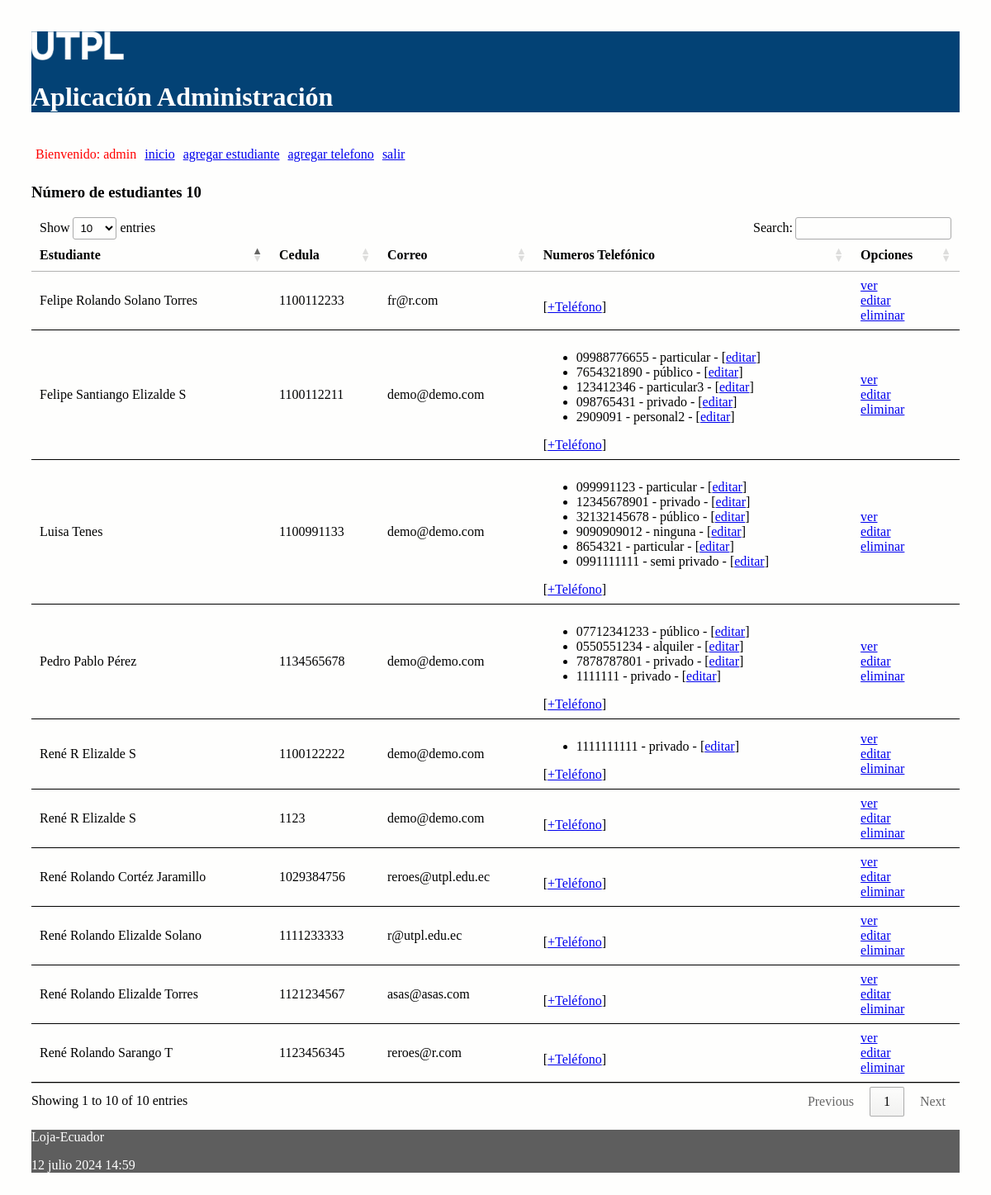
The app's page / (signed in) with its own data.
### administrativo/models.py (models this page shows, shortened)
class Estudiante(models.Model):
    nombre = models.CharField(max_length=30)
    apellido = models.CharField(max_length=30)
    cedula = models.CharField(max_length=30, unique=True)
    correo = models.EmailField()

class NumeroTelefonico(models.Model):
    telefono = models.CharField(max_length=100)
    tipo = models.CharField(max_length=100)
    estudiante = models.ForeignKey(Estudiante, on_delete=models.CASCADE,
            related_name="numeros_telefonicos")

### administrativo/views.py (the view)
# urls.py: path('', views.index, name='index'),
def index(request):
    estudiantes = Estudiante.objects.all()
    informacion_template = {'estudiantes': estudiantes, 'numero_estudiantes': len(estudiantes)}
    return render(request, 'index.html', informacion_template)

### administrativo/templates/index.html (shortened to what this page needs)
{% extends "master.html" %}
{% block content %}
<h3>Número de estudiantes {{ numero_estudiantes }}</h3>
<table id="tabla_datos">
  <thead>
    <tr>
      <th>Estudiante</th>
      <th>Cedula</th>
      <th>Correo</th>
      <th>Numeros Telefónico </th>
      <th>Opciones</th>
    </tr>
  </thead>
  {% for e in estudiantes %}
  <tr>
    <td> {{e.nombre}} {{e.apellido}}</td>
    <td> {{e.cedula}}</td>
    <td> {{e.correo}}</td>
    <td>
      <ul>
        {% for t in e.numeros_telefonicos.all %}
          <li>
            <span>{{t.telefono}} - {{t.tipo}} - [<a href="{% url 'editar_numero_telefonico' t.id %}">editar</a>] </span>
          </li>
        {% endfor %}
      </ul>
        [<a href="{% url 'crear_numero_telefonico_estudiante' e.id%}">+Teléfono</a>]
    </td>
    <td> <a href="{% url 'obtener_estudiante' e.id %}">ver</a> <br>
      <a href="{% url 'editar_estudiante' e.id %}">editar</a> <br>
      <a href="{% url 'eliminar_estudiante' e.id %}"
      onclick="return confirm('¿Está seguro de la eliminación?')" >
      eliminar</a>
    </td>
  </tr>
  {% endfor %}
</table>
{% endblock %}

### administrativo/templates/master.html (shortened to what this page needs)
<!DOCTYPE html>
<html>
  <head>
    {% load static %}
    <link rel="stylesheet" type="text/css" href="{% static 'css/estilos.css' %}">
    <link rel="stylesheet" type="text/css" href="https://cdn.datatables.net/1.10.25/css/jquery.dataTables.min.css">
  </head>
  <body>
  <header>
    <img src="{% static 'images/logo.png' %}" height="10%" width="10%" alt="My image">
    <h1>Aplicación Administración </h1>
    <nav class="top_menu">
      <ul>
        {% if user.is_authenticated %}
          <li> <span class="nombre_usuario"> Bienvenido: {{user.username}} </span></li>
        {% endif %}
        <li><a href="{% url 'index' %}">inicio</a></li>
        <li><a href="{% url 'crear_estudiante' %}">agregar estudiante</a></li>
        <li><a href="{% url 'crear_numero_telefonico' %}">agregar telefono</a></li>
        {% if user.is_authenticated %}
          <li><a href="{% url 'logout_view' %}">salir</a></li>
        {% else %}
          <li>[<a href="{% url 'login' %}">ingresar</a>]</li>
        {% endif %}
      </ul>
    </nav>
  </header>
  <section>
      {% block content %}
      {% endblock %}
  </section>
    <footer>
      <p>Loja-Ecuador</p>
      <p>{% now "j F Y H:i" %}</p>
    </footer>
  </body>
</html>

### administrativo/static/css/estilos.css (style rules this page uses)
body { background: #FEFEFD; padding: 30px; }
header { background: #034275; color: #FFF; }
section { width: 100%; }
th, td { padding: 15px; border-bottom: 1px solid black; }
.nombre_usuario { color: red; }
.top_menu ul { list-style:none; float:left; padding: 5px; width:95%; }
.top_menu ul li { float:left; margin-right:10px; margin-bottom:5px; text: #FFF; }
footer { background: #5E5E5E; color: #FFF; }

### records on screen
Estudiante: nombre "Luisa", apellido "Tenes", cedula "1100991133", correo "demo@demo.com"
NumeroTelefonico: telefono "099991123", tipo "particular"
NumeroTelefonico: telefono "12345678901", tipo "privado"
NumeroTelefonico: telefono "32132145678", tipo "público"
NumeroTelefonico: telefono "9090909012", tipo "ninguna"
NumeroTelefonico: telefono "8654321", tipo "particular"
NumeroTelefonico: telefono "0991111111", tipo "semi privado"
Estudiante: nombre "Pedro Pablo", apellido "Pérez", cedula "1134565678", correo "demo@demo.com"
NumeroTelefonico: telefono "07712341233", tipo "público"
NumeroTelefonico: telefono "0550551234", tipo "alquiler"
NumeroTelefonico: telefono "7878787801", tipo "privado"
NumeroTelefonico: telefono "1111111", tipo "privado"
Estudiante: nombre "Felipe Santiango", apellido "Elizalde S", cedula "1100112211", correo "demo@demo.com"
NumeroTelefonico: telefono "09988776655", tipo "particular"
NumeroTelefonico: telefono "7654321890", tipo "público"
NumeroTelefonico: telefono "123412346", tipo "particular3"
NumeroTelefonico: telefono "098765431", tipo "privado"
NumeroTelefonico: telefono "2909091", tipo "personal2"
Estudiante: nombre "René R", apellido "Elizalde S", cedula "1100122222", correo "demo@demo.com"
NumeroTelefonico: telefono "1111111111", tipo "privado"
Estudiante: nombre "René R", apellido "Elizalde S", cedula "1123", correo "demo@demo.com"
Estudiante: nombre "René Rolando", apellido "Elizalde Torres", cedula "1121234567", correo "asas@asas.com"
Estudiante: nombre "René Rolando", apellido "Sarango T", cedula "1123456345", correo "reroes@r.com"
Estudiante: nombre "René Rolando", apellido "Cortéz Jaramillo", cedula "1029384756", correo "reroes@utpl.edu.ec"
Estudiante: nombre "René Rolando", apellido "Elizalde Solano", cedula "1111233333", correo "r@utpl.edu.ec"
Estudiante: nombre "Felipe Rolando", apellido "Solano Torres", cedula "1100112233", correo "fr@r.com"

### other values on screen
{{ user.username }} "admin"
{{ numero_estudiantes }} "10"
